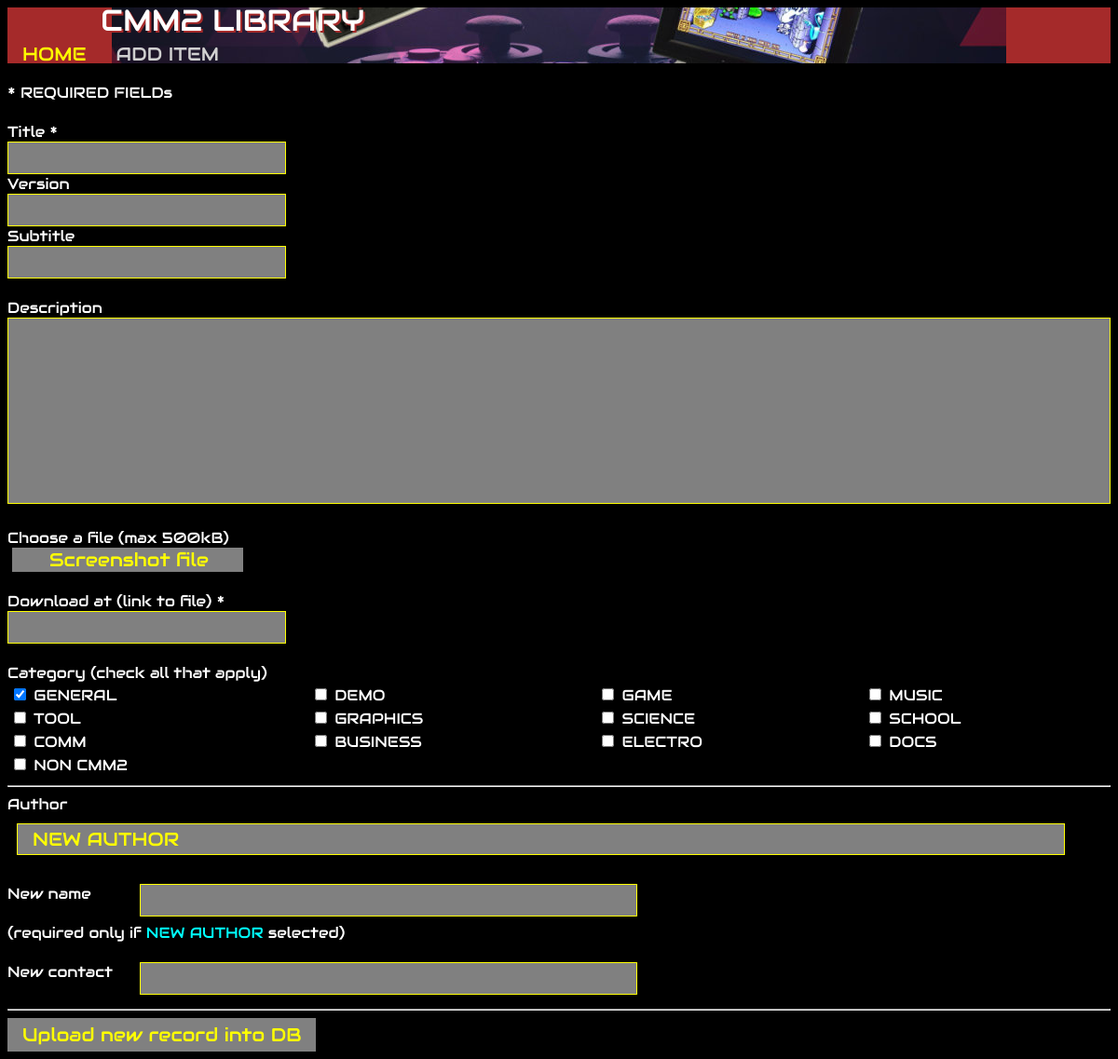
The page /newApp.php on the database as committed earlier.
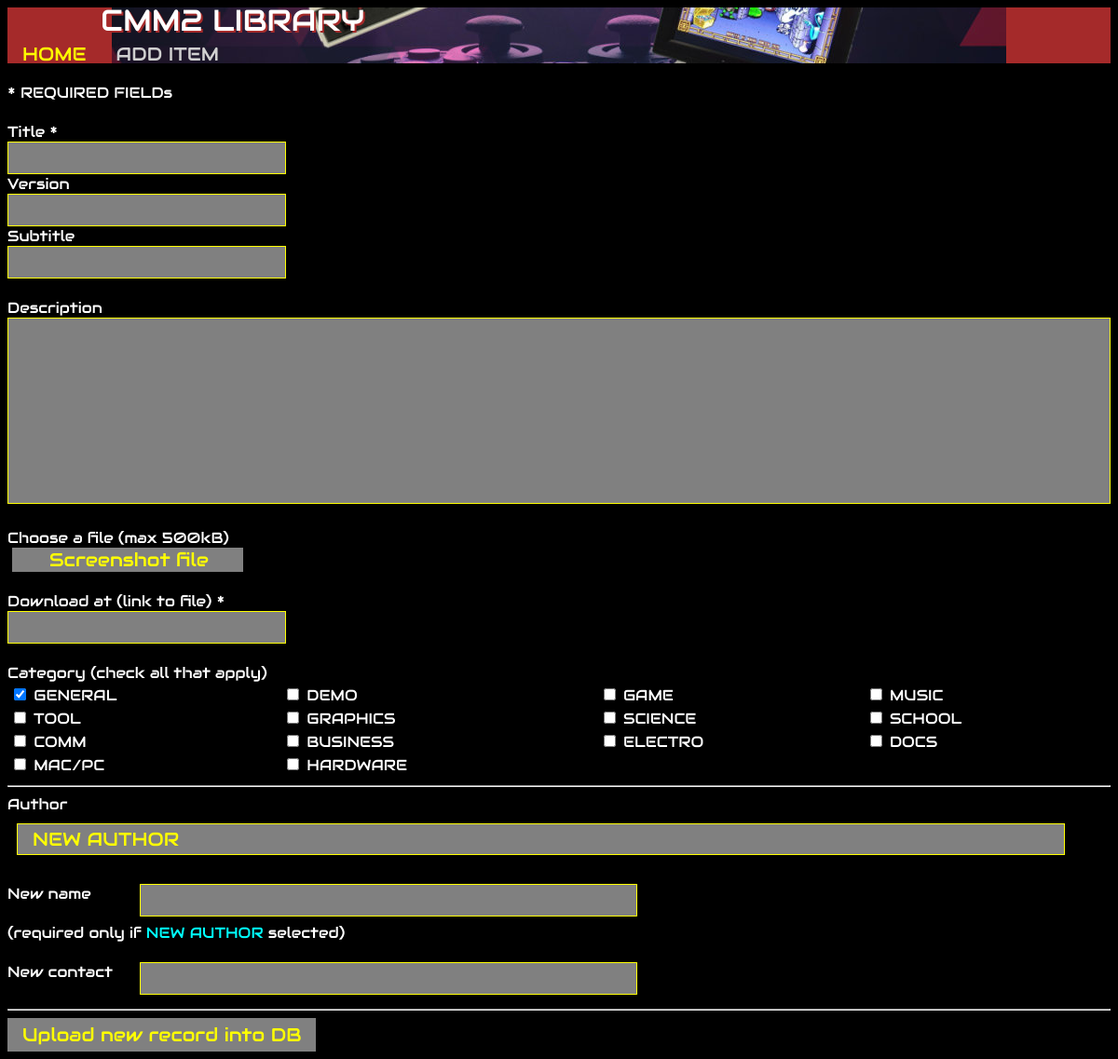
The same page on the database as committed later.
### tables this page shows
CREATE TABLE IF NOT EXISTS `categories` (
  `id` int(11) NOT NULL AUTO_INCREMENT,
  `category` varchar(200) NOT NULL,
  PRIMARY KEY (`id`),
  KEY `name` (`category`)
);

### newApp.php (the view, shortened to what this page needs)
<!DOCTYPE html>
<html>
<head>
</head>
<body>
<div class="navbar">
	<a href="index.php">HOME</a>
	<div>ADD ITEM</div>
</div>
<div style="text-shadow: 2px 2px brown;font-family: 'Audiowide', sans-serif;line-height: 90%;padding-left: 100px;position: fixed; color: White; margin-top: -60px;font-size: 32px;">
CMM2 LIBRARY
</div>
	<?php
		$authors = array();
		$contacts = array();
		$sql= 'SELECT * FROM authors ORDER BY author ASC';
		$result = mysql_query($sql) or die('Query failed: ' . mysql_error());
		if ($result)
		{
			while ($row = mysql_fetch_assoc($result))
			{
				$authors[$row['id']] = $row['author'];
				$contacts[$row['id']] = $row['contact'];
			}
		}
		$authors['1'] = 'NEW AUTHOR';
		$contacts['1'] = '';
	?>
	<br> * REQUIRED FIELDs<br><br>
	<form name="addPrg" action="insertNewApp.php"  onsubmit="return validateForm()" method="post" enctype="multipart/form-data">
		Title *<br><input type="text" name="title">&nbsp;&nbsp;&nbsp;<br>
		Version <br><input type="text" name="version">&nbsp;&nbsp;&nbsp;<br>
		Subtitle <br><input type="text" name="subtitle"><br><br>
		Description <br><textarea name="description" rows="25" cols="80" style="resize:none"></textarea><br>
		<br>Choose a file (max 500kB)<span class="file-name" id="fileInfo"></span><br>
		<input type="file" id="screen" name="screen" class="customFile" onchange="validateFile()">
		<br><br>
		Download at (link to file) *<br><input type="text" name="link" width=200px><br><br>
		Category (check all that apply)<br>
			<?php
				$countCat = 1;
				$sql= 'SELECT * FROM categories ORDER BY id ASC';
				$result = mysql_query($sql) or die('Query failed: ' . mysql_error());
				echo '<table style="width:100%"><tr>';
				if ($result)
					while ($row = mysql_fetch_assoc($result))
					{
						echo '<td>';
						echo '<input type="checkbox" name="category' . $row['id'] . '" value="' . $row['id'] . '"';
						if ($row['id'] == 1)
							echo ' checked>';
						else
							echo '>';
						echo '<label for category' . $row['id'] . ' class "container"> ' . strtoupper($row['category']);
						echo '</label></td>';
						$countCat++;
						if ($countCat == 5)
						{
							$countCat = 1;
							echo '</tr>';
						}
					}
				echo '</table>';
			?>
		<hr>
			<label for="author">Author </label>
			<?php
			echo '<select class="select-css" id="author" name="author" onchange="authorSelected()">';
				for ($i = 1; $i <= count($authors); $i++)
				{
					$au = $authors[$i]; if ($contacts[$i] != '') $au .= ' {' . $contacts[$i] . '}';
					echo '<option value="' . $i . '">' . $au . '</option>';
				}
			echo '</select><br>';
			?>
			New name <input style="left:150px;position:absolute;width:500px" type="text" name="new_author" id="new_author"><br>
			<br>(required only if <span style="color:cyan;">NEW AUTHOR</span> selected)<br>
			<br>New contact <input style="left:150px;position:absolute;width:500px" type="text" name="contact" id="contact"><br><br>
		<hr>
		<input id="submit" type="submit" value="Upload new record into DB" onmouseover="submitOver()" onmouseout="submitOut()">
	</form>
</body>
</html>

Rows that differ between the two databases and show on the page:
changed categories: category "NON CMM2" → "MAC/PC"
added categories: category "HARDWARE"
